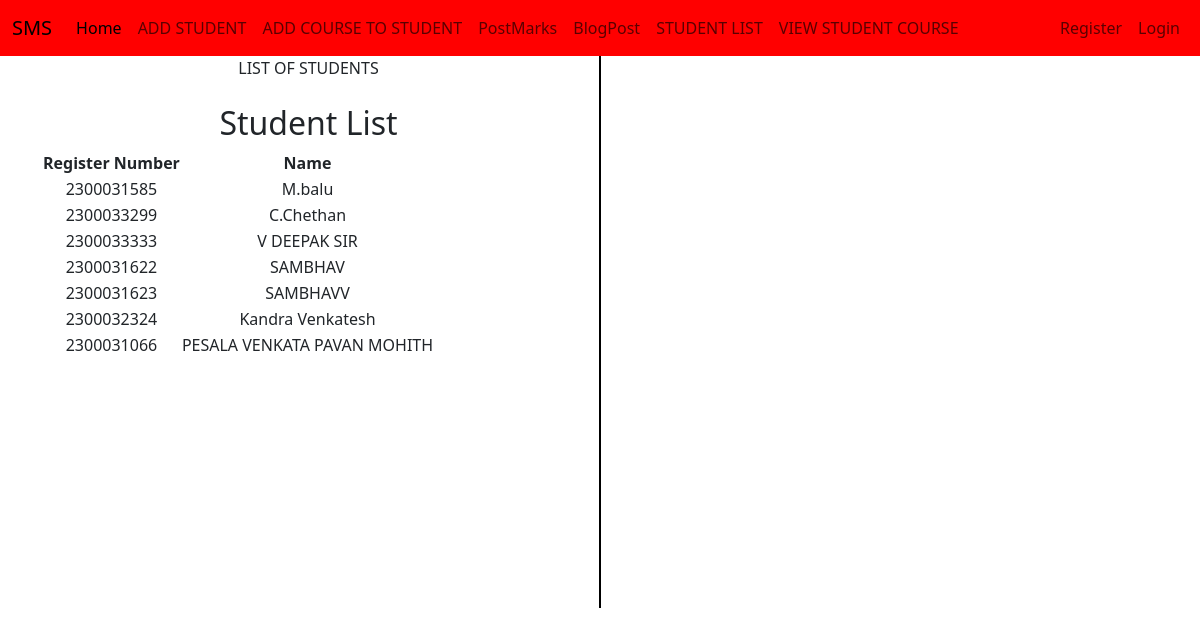
The page /student_list/ on the database its author committed.
### adminapp/models.py (models this page shows, shortened)
class StudentList(models.Model):
    Register_Number = models.CharField(max_length=20, unique=True)
    Name = models.CharField(max_length=100)
    user = models.OneToOneField(User, on_delete=models.CASCADE, null=True)

### adminapp/views.py (the view)
# urls.py: path('student_list/',views.student_list,name='student_list'),
def student_list(request):
        students = StudentList.objects.all()
        return render(request, 'adminapp/student_list.html', {'students': students})

### templates/adminapp/student_list.html (shortened to what this page needs)
{% extends 'Navbar/FacultyNavbar.html' %}
{% load static %}
{% block body %}
<div class="container text-center">
  <div class="row">
    <div class="col">
      LIST OF STUDENTS
        <br><br>
            <h2>Student List</h2>
<table>
    <tr>
        <th>Register Number</th>
        <th>Name</th>
    </tr>
    {% for student in students %}
    <tr>
        <td>{{ student.Register_Number }}</td>
        <td>{{ student.Name }}</td>
    </tr>
    {% endfor %}
</table>
    </div>
      <br><br><br><br><br><br><br><br><br><br><br><br><br><br><br><br>
      <br><br><br><br><br><br><br>
       <div class="col-auto d-flex align-items-center">
      <div style="border-left: 2px solid black; height: 100%;"></div>
    </div>
    <div class="col">
        <br><br>
    </div>
  </div>
</div>
{% endblock %}

### templates/Navbar/FacultyNavbar.html (shortened to what this page needs)
<!DOCTYPE html>
<html lang="en">
<head>
    <link href="https://cdn.jsdelivr.net/npm/bootstrap@5.3.3/dist/css/bootstrap.min.css" rel="stylesheet">
</head>
<body>
<nav class="navbar navbar-expand-lg navbar-red">
  <div class="container-fluid">
    <a class="navbar-brand" href="{% url 'projecthomepage' %}">SMS</a>
    <div class="collapse navbar-collapse" id="navbarNavDropdown">
      <ul class="navbar-nav">
        <li class="nav-item">
          <a class="nav-link active" aria-current="page" href="#">Home</a>
        </li>
        <li class="nav-item">
          <a class="nav-link" href="{% url 'add_student' %}">ADD STUDENT</a>
        </li>
                  <li class="nav-item">
          <a class="nav-link" href="{% url 'facultyapp:add_course' %}">ADD COURSE TO STUDENT</a>
        </li>
                    <li class="nav-item">
          <a class="nav-link" href="{% url 'facultyapp:post_marks' %}">PostMarks</a>
        </li>
          <li class="nav-item">
          <a class="nav-link" href="{% url 'facultyapp:add_blog' %}">BlogPost</a>
        </li>
        <li class="nav-item">
          <a class="nav-link" href="{% url 'student_list' %}">STUDENT LIST</a>
                  <li class="nav-item">
          <a class="nav-link" href="{% url 'facultyapp:view_student_list' %}"> VIEW STUDENT COURSE</a>
      </ul>
      <ul  class="navbar-nav ms-auto">
<li>
        {% if user.is_authenticated %}
        <li class="nav-item">
        <span class="nav-link">Welcome, {{ user.username }}</span>
    </li>
          <li class="nav-item">
          <a class="nav-link" href="{% url 'logout' %}">Logout</a>
          </li>
        {% else %}
                <li class="nav-item">
          <a class="nav-link" href="{% url 'UserRegisterPageCall' %}">Register</a>
        </li>
          <li class="nav-item">
          <a class="nav-link" href="{% url 'UserLoginPageCall' %}">Login</a>
        </li>
        {% endif %}
 </li>
      </ul>
    </div>
  </div>
</nav>
{% block body %}
{% endblock %}
</body>
</html>

### templates/Navbar/FacultyNavbar.html (style rules this page uses)
.navbar-red { background-color:Red !important; }

### rows shown on the page
StudentList: Register_Number "2300031585", Name "M.balu"
StudentList: Register_Number "2300033299", Name "C.Chethan"
StudentList: Register_Number "2300033333", Name "V DEEPAK SIR"
StudentList: Register_Number "2300031622", Name "SAMBHAV"
StudentList: Register_Number "2300031623", Name "SAMBHAVV"
StudentList: Register_Number "2300032324", Name "Kandra Venkatesh"
StudentList: Register_Number "2300031066", Name "PESALA VENKATA PAVAN MOHITH"
